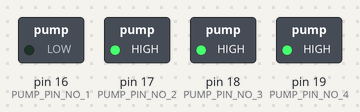
A sketch run on a simulated Arduino Uno, built with avr-gcc and run on an emulated ATmega328P. Parts: switched loads named in the sketch (green lamp = pin HIGH).

Above: at 0.5 s.
At 1.5 s:
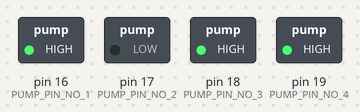
At 3.5 s:
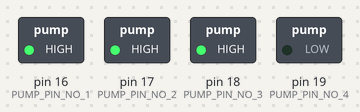
At 7.5 s:
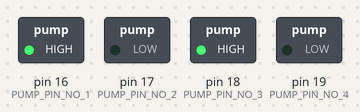
At 10.5 s:
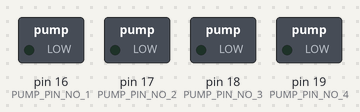
At 14.5 s:
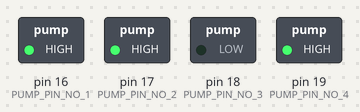
Timing chart, 0 to 15.6 s (numbered marks = the images above):
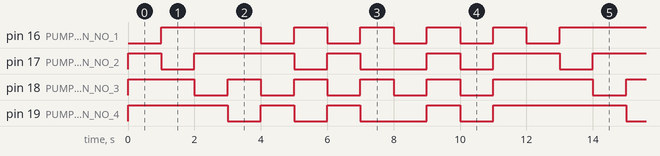

Measured:
- by itself, pin 16 (PUMP_PIN_NO_1): repeats every 12.0 s: 4 × (LOW 1.0 s, HIGH 1.0 s), LOW 1.0 s, HIGH 3.0 s
- by itself, pin 17 (PUMP_PIN_NO_2): repeats every 12.0 s: HIGH 3.0 s, LOW 1.0 s, HIGH 1.0 s, LOW 2.0 s, HIGH 1.0 s, LOW 1.0 s, HIGH 2.0 s, LOW 1.0 s
- by itself, pin 18 (PUMP_PIN_NO_3): repeats every 12.0 s: 4 × (HIGH 1.0 s, LOW 1.0 s), HIGH 3.0 s, LOW 1.0 s
- by itself, pin 19 (PUMP_PIN_NO_4): repeats every 12.0 s: HIGH 1.0 s, LOW 1.0 s, HIGH 1.0 s, LOW 2.0 s, HIGH 1.0 s, LOW 1.0 s, HIGH 4.0 s, LOW 1.0 s

The sketch:

Pumps_UT.ino
```cpp
#define PUMP_PIN_NO_1 16
#define PUMP_PIN_NO_2 17
#define PUMP_PIN_NO_3 18
#define PUMP_PIN_NO_4 19

void setup() {
  pinMode(PUMP_PIN_NO_1, OUTPUT);
  pinMode(PUMP_PIN_NO_2, OUTPUT);
  pinMode(PUMP_PIN_NO_3, OUTPUT);
  pinMode(PUMP_PIN_NO_4, OUTPUT);
    digitalWrite(PUMP_PIN_NO_1, HIGH);
    digitalWrite(PUMP_PIN_NO_2, HIGH);
    digitalWrite(PUMP_PIN_NO_3, HIGH);
    digitalWrite(PUMP_PIN_NO_4, HIGH);
}

void loop() {
  //testing one pump at a time
  for(int i = 0; i < 4; i++){
    digitalWrite(PUMP_PIN_NO_1 + (i%4), LOW);
    digitalWrite(PUMP_PIN_NO_1 + ((i + 1)%4), HIGH);
    digitalWrite(PUMP_PIN_NO_1 + ((i + 2)%4), HIGH);
    digitalWrite(PUMP_PIN_NO_1 + ((i + 3)%4), HIGH);
    delay(1000);
  }
  //testing functionality of two pumps together
  for(int i = 0; i < 4; i++){
    digitalWrite(PUMP_PIN_NO_1 + (i%4), LOW);
    digitalWrite(PUMP_PIN_NO_1 + ((i + 1)%4), HIGH);
    digitalWrite(PUMP_PIN_NO_1 + ((i + 2)%4), LOW);
    digitalWrite(PUMP_PIN_NO_1 + ((i + 3)%4), HIGH);
    delay(1000);
  }
  //activating all pumps at the same time to check over power consumption
  for(int i = 0; i < 4; i++){
    if(i%2 == 0){
      digitalWrite(PUMP_PIN_NO_1 + (i%4), LOW);
      digitalWrite(PUMP_PIN_NO_1 + ((i + 1)%4), LOW);
      digitalWrite(PUMP_PIN_NO_1 + ((i + 2)%4), LOW);
      digitalWrite(PUMP_PIN_NO_1 + ((i + 3)%4), LOW);
    }
    else{
      digitalWrite(PUMP_PIN_NO_1 + (i%4), HIGH);
      digitalWrite(PUMP_PIN_NO_1 + ((i + 1)%4), HIGH);
      digitalWrite(PUMP_PIN_NO_1 + ((i + 2)%4), HIGH);
      digitalWrite(PUMP_PIN_NO_1 + ((i + 3)%4), HIGH);
    }
    delay(1000);
  }


}
```
